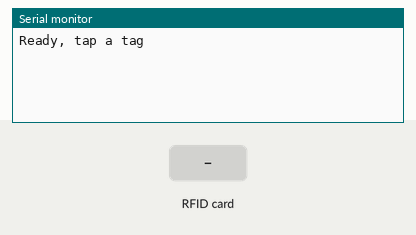
This sketch was run on a simulated ESP32. Shown: the last lines printed to the serial monitor. The test bench sets the inputs (shaded band).

Above: at 1.2 s.
1.3 s: RFID card 52 95 90 5C held to the reader
At 2.2 s:
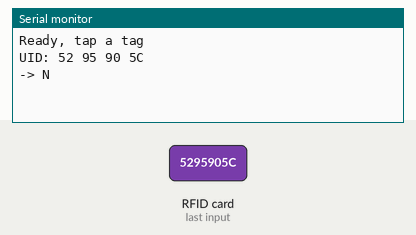
2.8 s: RFID card DA FC EF 05 held to the reader
At 3.7 s:
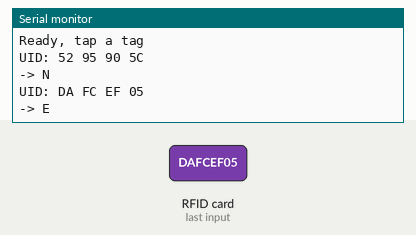
4.3 s: RFID card 5E 7A 19 C4 held to the reader
At 5.2 s:
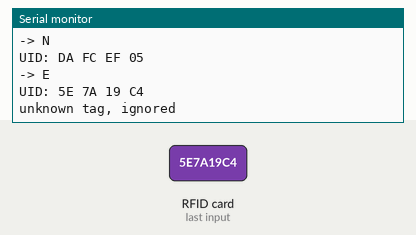

The sketch:

esp32_ev_reader.ino
```cpp
// ESP32 + RC522 -> UART2 TX (GPIO17) -> FPGA GPIO[18], 9600 8N1
// Library: MFRC522 by GithubCommunity (Arduino Library Manager)
#include <SPI.h>
#include <MFRC522.h>

#define SS_PIN  5
#define RST_PIN 22

MFRC522 rfid(SS_PIN, RST_PIN);

// your tags
const byte TAG_N[4] = {0x52, 0x95, 0x90, 0x5C};  // EV from North
const byte TAG_E[4] = {0xDA, 0xFC, 0xEF, 0x05};  // EV from East

bool uidIs(const byte *ref) {
  if (rfid.uid.size < 4) return false;
  for (byte i = 0; i < 4; i++) if (rfid.uid.uidByte[i] != ref[i]) return false;
  return true;
}

void setup() {
  Serial.begin(115200);
  Serial2.begin(9600, SERIAL_8N1, 16, 17);  // RX2=16 (unused), TX2=17
  SPI.begin(18, 19, 23, SS_PIN);            // SCK, MISO, MOSI, SS
  rfid.PCD_Init();
  Serial.println("Ready, tap a tag");
}

void loop() {
  if (!rfid.PICC_IsNewCardPresent() || !rfid.PICC_ReadCardSerial()) return;

  Serial.print("UID:");
  for (byte i = 0; i < rfid.uid.size; i++) Serial.printf(" %02X", rfid.uid.uidByte[i]);
  Serial.println();

  if (uidIs(TAG_N))      { Serial2.write('N'); Serial.println("-> N"); }
  else if (uidIs(TAG_E)) { Serial2.write('E'); Serial.println("-> E"); }
  else                   { Serial.println("unknown tag, ignored"); }

  rfid.PICC_HaltA();
  rfid.PCD_StopCrypto1();
  delay(300);
}
```

Measured:
- after the input at 1.3 s, the serial monitor: prints a new line at once (image 1)
- after the input at 2.8 s, the serial monitor: prints a new line at once (image 2)
- after the input at 4.3 s, the serial monitor: prints a new line at once (image 3)
